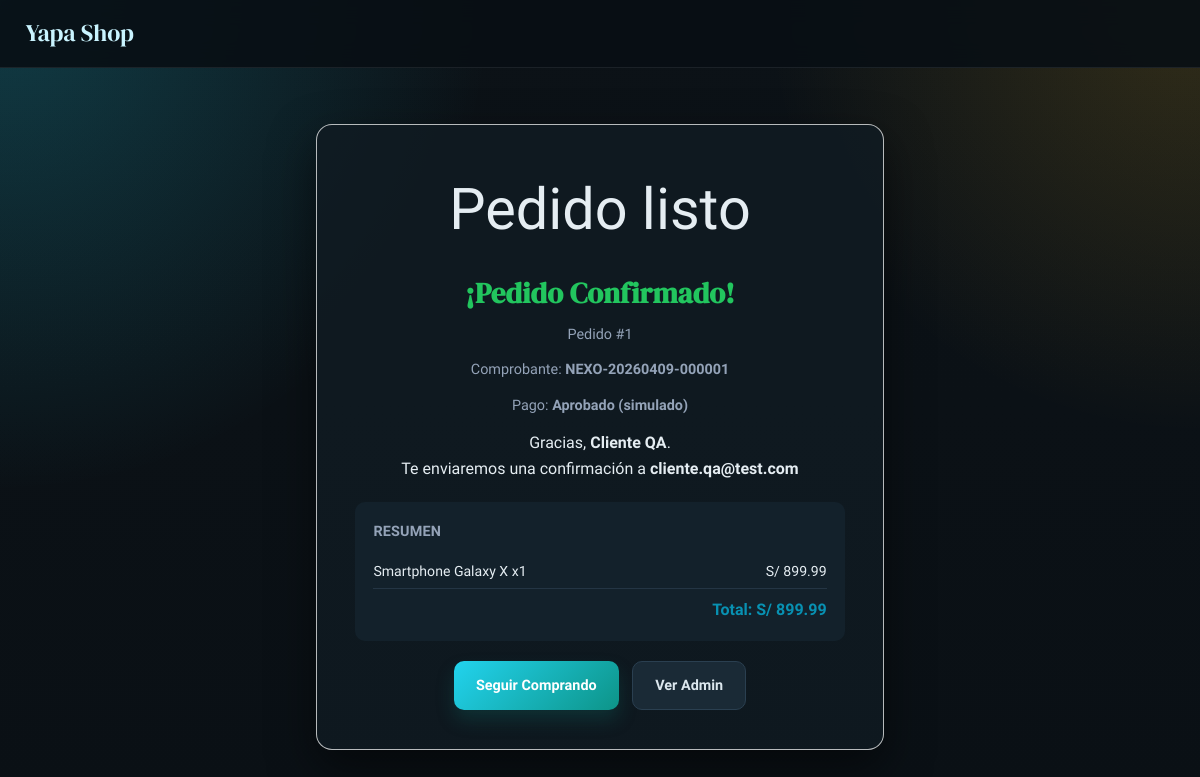
Before: /store/order/1 with the older database file.
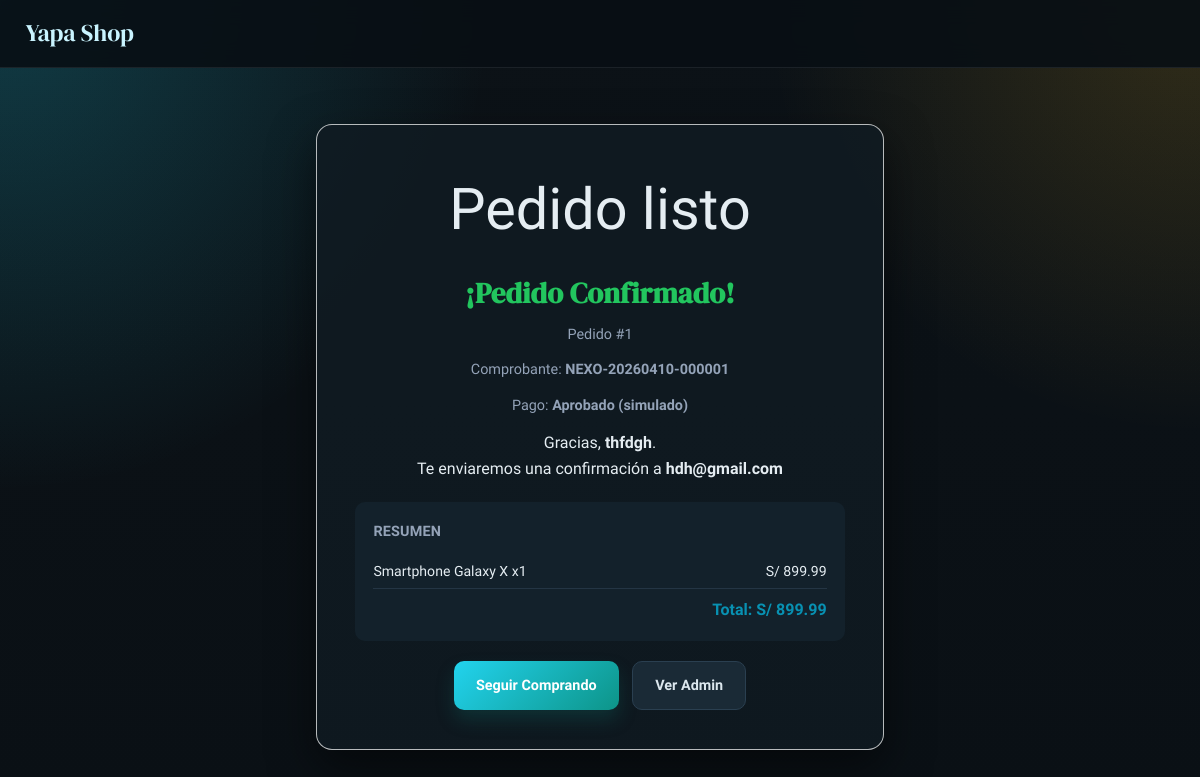
After: the same page with the newer database file.
### models.py (models this page shows, shortened)
class Order(db.Model):
    __tablename__ = 'orders'
    id = db.Column(db.Integer, primary_key=True)
    session_id = db.Column(db.String(100), nullable=False)
    items_json = db.Column(db.Text, nullable=False, default='[]')  # JSON list of {product_id, qty, price}
    total = db.Column(db.Float, default=0.0)
    customer_name = db.Column(db.String(200), default='')
    customer_email = db.Column(db.String(200), default='')
    customer_address = db.Column(db.Text, default='')
    status = db.Column(db.String(50), default='pending')  # pending, confirmed, shipped, cancelled
    created_at = db.Column(db.DateTime, default=datetime.utcnow)
    @property
    def items(self):
        return json.loads(self.items_json)

### app.py (the view)
@app.route('/store/order/<int:order_id>')
def store_order_success(order_id):
    order = Order.query.get_or_404(order_id)
    receipt_code = generate_receipt_code(order)
    return render_template('store/order_success.html', order=order, receipt_code=receipt_code)

### app.py (called while the page is built, shortened)
def current_admin_user():
    return session.get('admin_user', 'anonymous')

def current_admin_role():
    return session.get('admin_role', 'guest')

def ensure_csrf_token():
    token = session.get('csrf_token')
    if not token:
        token = secrets.token_hex(16)
        session['csrf_token'] = token
    return token

@app.context_processor
def inject_session_context():
    return {
        'csrf_token': ensure_csrf_token(),
        'admin_role': current_admin_role(),
        'admin_user': current_admin_user(),
        'product_image_src': product_image_src,
        'product_image_proxy_src': product_image_proxy_src
    }

@app.before_request
def enforce_admin_csrf():
    return None

@app.after_request
def set_security_headers(response):
    response.headers['X-Content-Type-Options'] = 'nosniff'
    response.headers['X-Frame-Options'] = 'SAMEORIGIN'
    response.headers['Referrer-Policy'] = 'strict-origin-when-cross-origin'
    response.headers['X-XSS-Protection'] = '1; mode=block'
    csp = (
        "default-src 'self' https: data: 'unsafe-inline' 'unsafe-eval'; "
        "img-src 'self' https: http: data: blob:"
    )
    response.headers['Content-Security-Policy'] = csp
    return response

def generate_receipt_code(order):
    created_key = order.created_at.strftime('%Y%m%d') if order.created_at else datetime.utcnow().strftime('%Y%m%d')
    return f'NEXO-{created_key}-{order.id:06d}'

### templates/store/order_success.html (shortened to what this page needs)
<!DOCTYPE html>
<html lang="es">
<head>
    <link rel="stylesheet" href="{{ url_for('static', filename='css/style.css') }}">
</head>
<body class="store-page">
    <header class="store-header">
        <div class="header-inner">
            <a href="{{ url_for('store_home') }}" class="store-logo">Yapa Shop</a>
        </div>
    </header>
    <main class="success-page">
        <div class="success-container" id="order-success-container">
            <div class="success-icon">Pedido listo</div>
            <h1 id="order-success-title">¡Pedido Confirmado!</h1>
            <p class="order-id" id="order-id">Pedido #{{ order.id }}</p>
            <p class="order-id">Comprobante: <strong>{{ receipt_code }}</strong></p>
            <p class="order-id">Pago: <strong>Aprobado (simulado)</strong></p>
            <p>Gracias, <strong id="customer-name">{{ order.customer_name }}</strong>.</p>
            <p>Te enviaremos una confirmación a <strong id="customer-email">{{ order.customer_email }}</strong></p>
            <div class="order-summary" id="order-summary">
                <h2>Resumen</h2>
                {% for item in order.items %}
                <div class="order-item">
                    <span>{{ item.product_name }} x{{ item.qty }}</span>
                    <span>S/ {{ "%.2f"|format(item.price * item.qty) }}</span>
                </div>
                {% endfor %}
                <div class="order-total">
                    <strong>Total: S/ {{ "%.2f"|format(order.total) }}</strong>
                </div>
            </div>
            <div class="success-actions">
                <a href="{{ url_for('store_home') }}" class="btn btn-primary" id="btn-continue-shopping">Seguir Comprando</a>
                <a href="{{ url_for('admin_inventory') }}" class="btn btn-secondary" id="btn-go-admin">Ver Admin</a>
            </div>
        </div>
    </main>
</body>
</html>

### static/css/style.css (style rules this page uses)
:root { --primary: #22d3ee; --primary-dark: #0891b2; --primary-soft: #103844; --success: #22c55e; --danger: #ef4444; --warning: #f59e0b; --accent: #fbbf24; --text: #e5edf2; --text-muted: #94a3b8; --bg: #0c1217; --bg-deep: #0f1a21; --card-bg: rgba(17, 27, 35, 0.82); --border: #243544; --sidebar-bg: #0b1218; --sidebar-text: #b8c9d6; --shadow: 0 10px 30px rgba(0, 0, 0, 0.35); --shadow-lg: 0 18px 45px rgba(0, 0, 0, 0.5); --radius: 16px; --radius-sm: 10px; }
* { box-sizing: border-box; margin: 0; padding: 0; }
body { font-family: 'Plus Jakarta Sans', sans-serif; color: var(--text); line-height: 1.6; background: radial-gradient(circle at 0% 0%, rgba(34, 211, 238, 0.22), transparent 34%), radial-gradient(circle at 100% 0%, rgba(251, 191, 36, 0.16), transparent 30%), linear-gradient(180deg, #0c1217 0%, #0a1015 100%); }
h1, h2, h3 { font-family: 'DM Serif Display', serif; letter-spacing: 0.2px; }
.btn { display: inline-flex; align-items: center; justify-content: center; gap: .5rem; padding: .75rem 1.4rem; border-radius: var(--radius-sm); font-family: inherit; font-size: .9rem; font-weight: 700; cursor: pointer; border: none; transition: transform .2s, box-shadow .2s, background .2s; text-decoration: none; }
.btn-primary { background: linear-gradient(135deg, var(--primary), #0d9488); color: #fff; box-shadow: 0 10px 18px rgba(15, 118, 110, .25); }
.btn-secondary { background: #1a2a36; color: #dce7ee; border: 1px solid #2a3f50; }
.store-header { position: sticky; top: 0; z-index: 100; backdrop-filter: blur(12px); background: rgba(8, 15, 21, 0.9); border-bottom: 1px solid rgba(255,255,255,.08); }
.header-inner { display: flex; align-items: center; gap: 1.3rem; max-width: 1400px; margin: 0 auto; padding: .9rem 1.6rem; }
.store-logo { font-family: 'DM Serif Display', serif; font-size: 1.5rem; font-weight: 400; color: #c9f4ff; text-decoration: none; }
.success-page { max-width: 620px; margin: 3.5rem auto; padding: 0 1.6rem; text-align: center; }
.success-container { background: var(--card-bg); padding: 2.4rem; border-radius: var(--radius); box-shadow: var(--shadow-lg); border: 1px solid rgba(255,255,255,.7); }
.success-icon { font-size: 3.6rem; margin-bottom: .9rem; }
.success-container h1 { font-size: 1.8rem; color: var(--success); margin-bottom: .4rem; }
.order-id { color: var(--text-muted); font-size: .9rem; margin-bottom: .8rem; }
.order-summary { text-align: left; background: #13212b; padding: 1.15rem; border-radius: var(--radius-sm); margin: 1.3rem 0; }
.order-summary h2 { font-size: .9rem; font-weight: 700; text-transform: uppercase; color: var(--text-muted); margin-bottom: .7rem; font-family: 'Plus Jakarta Sans', sans-serif; }
.order-item { display: flex; justify-content: space-between; padding: .35rem 0; font-size: .88rem; }
.order-total { display: flex; justify-content: flex-end; padding-top: .45rem; font-size: 1rem; font-weight: 800; color: var(--primary-dark); border-top: 1px solid var(--border); }
.success-actions { display: flex; gap: .8rem; justify-content: center; flex-wrap: wrap; }

Changed rows visible on the page:
changed Order id 1: customer_name "Cliente QA" → "thfdgh"; customer_email "cliente.qa@test.com" → "hdh@gmail.com"
Other visible differences:
{{ receipt_code }}: "NEXO-20260409-000001" → "NEXO-20260410-000001"
